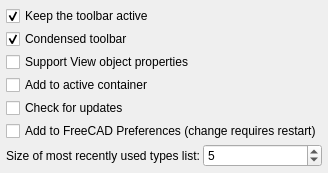
<?xml version="1.0" encoding="UTF-8"?>
<ui version="4.0">
 <class>Gui::Dialog::DlgSettingsDynamicData</class>
 <widget class="QWidget" name="Gui::Dialog::DlgSettingsDynamicData">
  <property name="geometry">
   <rect>
    <x>0</x>
    <y>0</y>
    <width>267</width>
    <height>125</height>
   </rect>
  </property>
  <property name="windowTitle">
   <string>Dynamic Data Settings</string>
  </property>
  <layout class="QVBoxLayout">
   <property name="spacing">
    <number>3</number>
   </property>
   <property name="leftMargin">
    <number>6</number>
   </property>
   <property name="topMargin">
    <number>6</number>
   </property>
   <property name="rightMargin">
    <number>6</number>
   </property>
   <property name="bottomMargin">
    <number>6</number>
   </property>
   <item>
    <widget class="Gui::PrefCheckBox" name="KeepToolbar">
     <property name="toolTip">
      <string>If enabled, DynamicData toolbar will remain active across workbenches</string>
     </property>
     <property name="text">
      <string>Keep the toolbar active</string>
     </property>
     <property name="checked">
      <bool>true</bool>
     </property>
     <property name="prefEntry" stdset="0">
      <cstring>KeepToolbar</cstring>
     </property>
     <property name="prefPath" stdset="0">
      <cstring>Mod/DynamicData</cstring>
     </property>
    </widget>
   </item>
   <item>
    <widget class="Gui::PrefCheckBox" name="CondensedToolbar">
     <property name="toolTip">
      <string>If enabled, DynamicData toolbar will be a condensed version with all commands grouped under one icon (changes applied after restarting FreeCAD)</string>
     </property>
     <property name="text">
      <string>Condensed toolbar</string>
     </property>
     <property name="checked">
      <bool>true</bool>
     </property>
     <property name="prefEntry" stdset="0">
      <cstring>CondensedToolbar</cstring>
     </property>
     <property name="prefPath" stdset="0">
      <cstring>Mod/DynamicData</cstring>
     </property>
    </widget>
   </item>
   <item>
    <widget class="Gui::PrefCheckBox" name="SupportViewObjectProperties">
     <property name="toolTip">
      <string>If enabled, Dynamic Data will support operating on View properties of objects</string>
     </property>
     <property name="text">
      <string>Support View object properties</string>
     </property>
     <property name="checked">
      <bool>false</bool>
     </property>
     <property name="prefEntry" stdset="0">
      <cstring>SupportViewObjectProperties</cstring>
     </property>
     <property name="prefPath" stdset="0">
      <cstring>Mod/DynamicData</cstring>
     </property>
    </widget>
   </item>
   <item>
    <widget class="Gui::PrefCheckBox" name="AddToActiveContainer">
     <property name="toolTip">
      <string>If enabled, Dynamic Data table will be added into active container rather than at document root</string>
     </property>
     <property name="text">
      <string>Add to active container</string>
     </property>
     <property name="checked">
      <bool>false</bool>
     </property>
     <property name="prefEntry" stdset="0">
      <cstring>AddToActiveContainer</cstring>
     </property>
     <property name="prefPath" stdset="0">
      <cstring>Mod/DynamicData</cstring>
     </property>
    </widget>
   </item>
   <item>
    <widget class="Gui::PrefCheckBox" name="CheckForUpdates">
     <property name="toolTip">
      <string>If enabled, Dynamic Data will connect to and check github.com to see if an update is available.</string>
     </property>
     <property name="text">
      <string>Check for updates</string>
     </property>
     <property name="checked">
      <bool>false</bool>
     </property>
     <property name="prefEntry" stdset="0">
      <cstring>CheckForUpdates</cstring>
     </property>
     <property name="prefPath" stdset="0">
      <cstring>Mod/DynamicData</cstring>
     </property>
    </widget>
   </item>
   <item>
    <widget class="Gui::PrefCheckBox" name="AddToFreeCADPreferences">
      <property name="toolTip">
        <string>If enabled, Dynamic Data settings page will appear in FreeCAD preferences</string>
      </property>
     <property name="text">
      <string>Add to FreeCAD Preferences (change requires restart)</string>
     </property>
      <property name="prefEntry" stdset="0">
        <cstring>AddToFreeCADPreferences</cstring>
      </property>
      <property name="prefPath" stdset="0">
        <cstring>Mod/DynamicData</cstring>
      </property>
    </widget>
   </item>
   <item>
    <layout class="QHBoxLayout">
     <property name="spacing">
      <number>3</number>
     </property>
     <property name="leftMargin">
      <number>0</number>
     </property>
     <property name="topMargin">
      <number>0</number>
     </property>
     <property name="rightMargin">
      <number>0</number>
     </property>
     <property name="bottomMargin">
      <number>0</number>
     </property>
     <item>
      <widget class="QLabel" name="Label1">
       <property name="text">
        <string>Size of most recently used types list:</string>
       </property>
      </widget>
     </item>
     <item>
      <widget class="Gui::PrefSpinBox" name="mruLength">
       <property name="toolTip">
        <string>Size of the list showing the most recently used types</string>
       </property>
       <property name="minimum">
        <number>1</number>
       </property>
       <property name="value">
        <number>5</number>
       </property>
       <property name="prefEntry" stdset="0">
        <cstring>mruLength</cstring>
       </property>
       <property name="prefPath" stdset="0">
        <cstring>Mod/DynamicData</cstring>
       </property>
      </widget>
     </item>
    </layout>
   </item>
   <item>
    <spacer name="verticalSpacer">
     <property name="orientation">
      <enum>Qt::Vertical</enum>
     </property>
     <property name="sizeHint" stdset="0">
      <size>
       <width>20</width>
       <height>40</height>
      </size>
     </property>
    </spacer>
   </item>
  </layout>
 </widget>
 <layoutdefault spacing="3" margin="6"/>
 <customwidgets>
  <customwidget>
   <class>Gui::PrefCheckBox</class>
   <extends>QCheckBox</extends>
   <header>Gui/PrefWidgets.h</header>
  </customwidget>
  <customwidget>
   <class>Gui::PrefSpinBox</class>
   <extends>QSpinBox</extends>
   <header>Gui/PrefWidgets.h</header>
  </customwidget>
 </customwidgets>
 <resources/>
 <connections/>
</ui>
